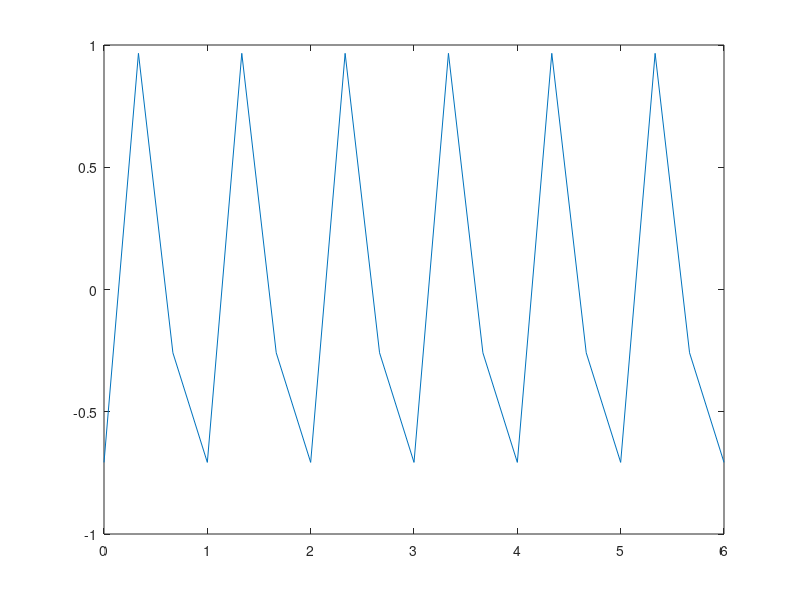
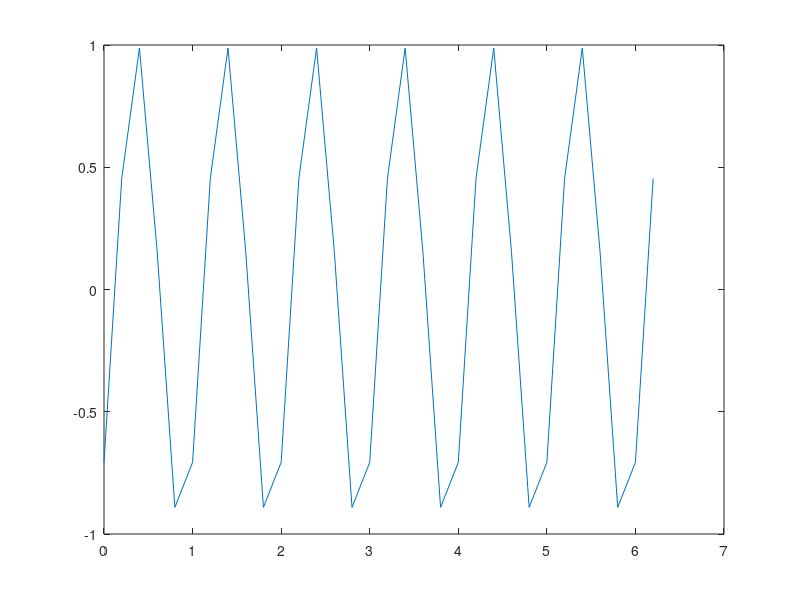
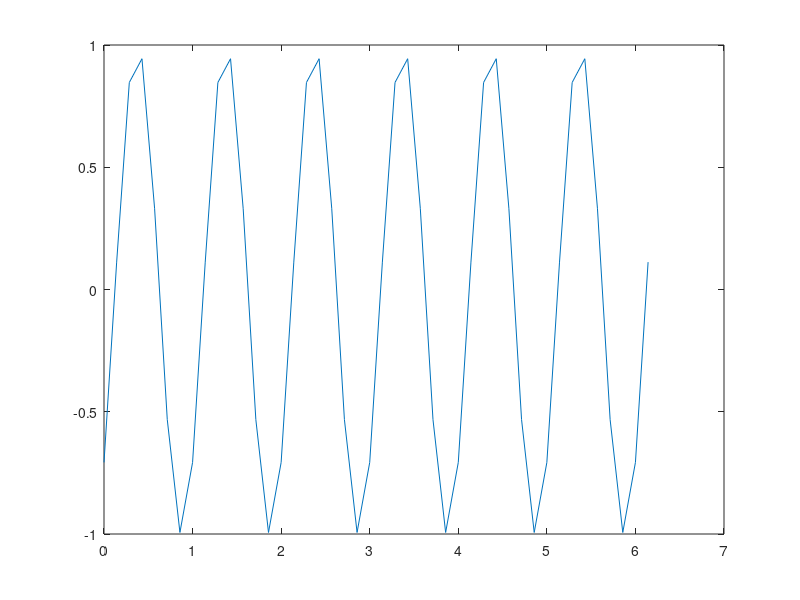
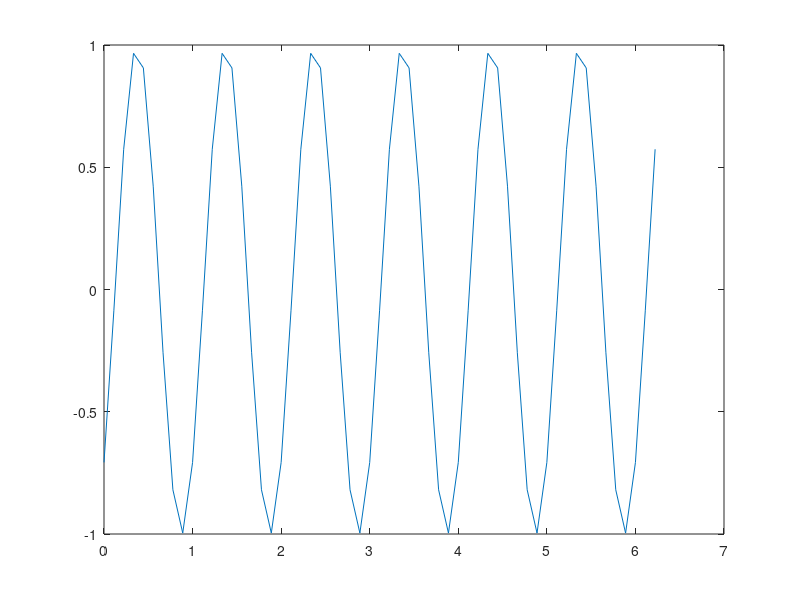

Write MATLAB code to recreate these figures, in order.
%//Another way
% Sine curve
close all
clear
clc

fs=1; %Sampling frequency in hz. Sampling time is 1/fs
f=1; %frequency of sine wave is 30 hz
phi=-pi/4; % initial phase
w=2*pi*f; %Omega(angular velocity)

for i=0:5
    fs= fs+2;
    t=0:1/fs:2*pi;
    y=sin(w*t+phi);

    figure;
    plot(t,y);
    
end